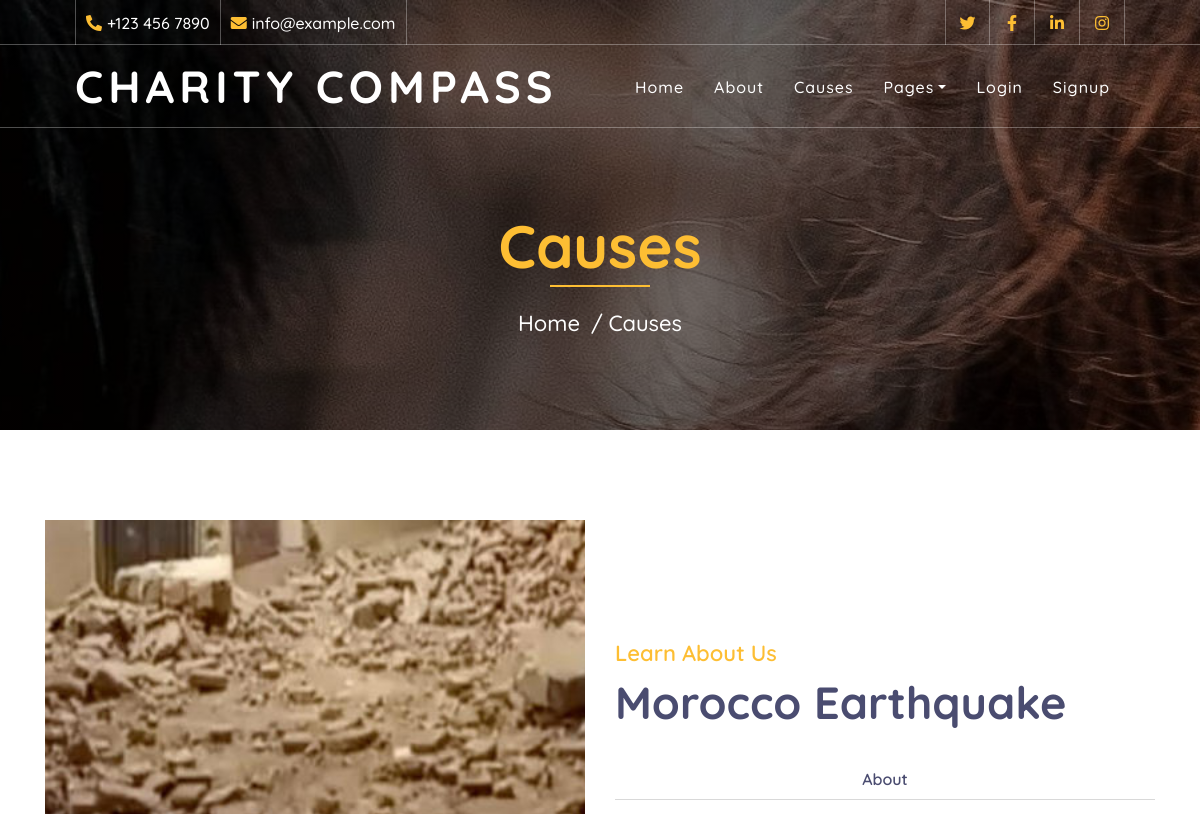
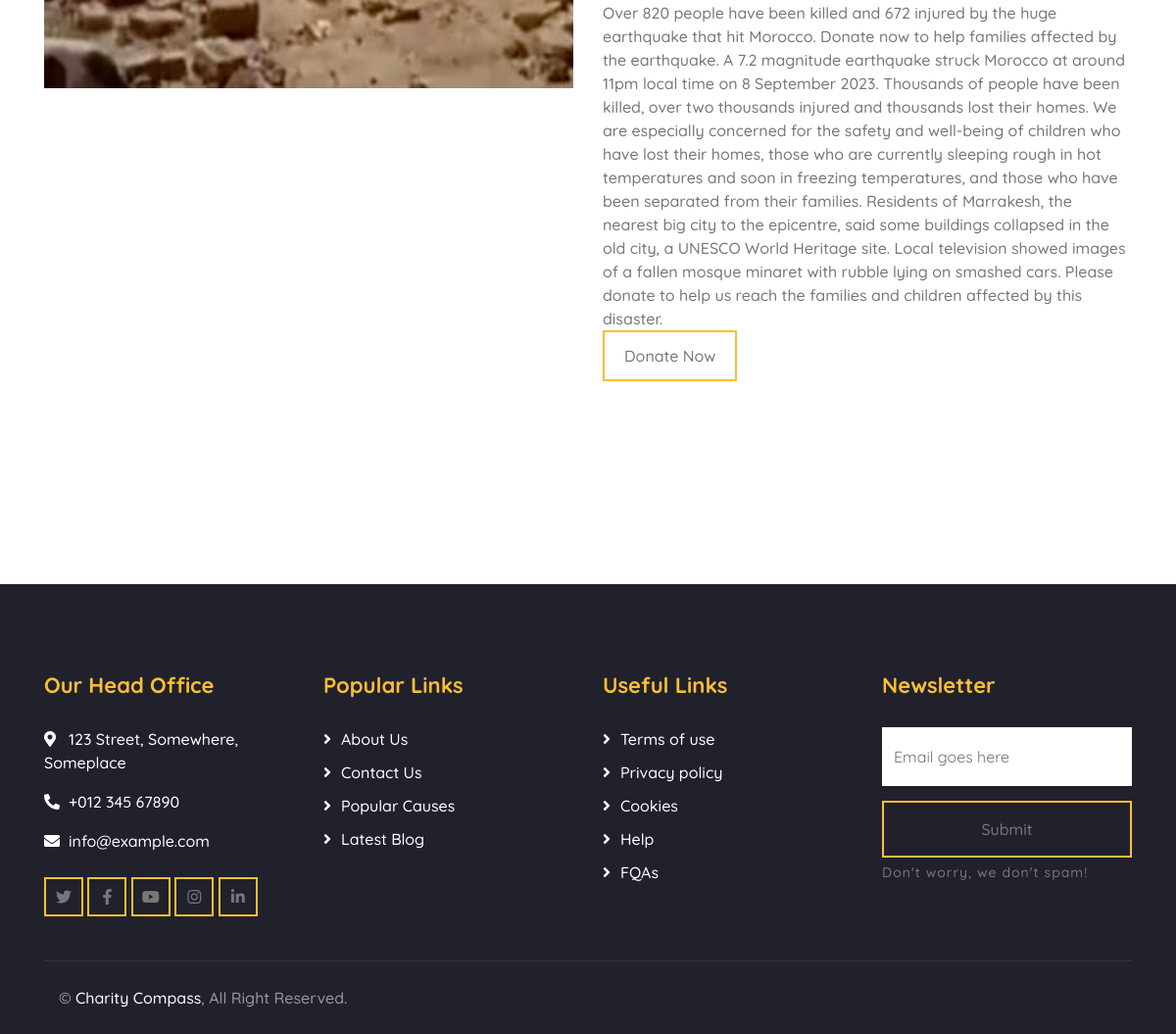
Page /campagne/morocco-earthquake/ on the committed database (2 pictures, top to bottom).
### campagne/models.py (models this page shows, shortened)
class Campagne(models.Model):
    charity_number = models.CharField(max_length=50)
    slug = models.SlugField()
    nom = models.CharField(max_length=100)
    histoire = models.TextField()
    montant = models.DecimalField(max_digits=6, decimal_places=2, default=0.0)
    supporteurs = models.IntegerField(max_length=100, null = True)
    thumbnail = models.ImageField(default='default.png', blank=True)
    fundraiser = models.ForeignKey(User, on_delete=models.CASCADE, default=None)

### campagne/views.py (the view)
# urls.py: re_path(r'^(?P<slug>[\w-]+)/$', views.campagne_detail, name="detail"),
def campagne_detail(request, slug):
    campagne = Campagne.objects.get(slug=slug)
    return render(request, 'campagne/campagne_detail.html', { 'campagne': campagne })

### campagne/templates/campagne/campagne_detail.html
{% extends 'base.html'%}
{% block content %}
        <div class="page-header">
            <div class="container">
                <div class="row">
                    <div class="col-12">
                        <h2>Causes</h2>
                    </div>
                    <div class="col-12">
                        <a href="{% url 'home' %}">Home</a>
                        <a href="{% url 'campagne:campagne_list' %}">Causes</a>
                    </div>
                </div>
            </div>
        </div>
        <div class="about">
            <div class="container">
                <div class="row align-items-center">
                    <div class="col-lg-6">
                        <div class="about-img" data-parallax="scroll" data-image-src="{{ campagne.thumbnail.url}}"></div>
                    </div>
                    <div class="col-lg-6">
                        <div class="section-header">
                            <p>Learn About Us</p>
                            <h2>{{ campagne.nom }}</h2>
                        </div>
                        <div class="about-tab">
                            <ul class="nav nav-pills nav-justified">
                                <li class="nav-item">
                                    <a class="nav-link" data-toggle="pill" href="#tab-content-1">About</a>
                                </li>
                            </ul>
                            <div class="tab-content">
                                <div id="tab-content-1" class="container tab-pane active">
                                    {{campagne.histoire}}
                                    <div class="carousel-btn">
                                        <a class="btn btn-custom" href="">Donate Now</a>
                                    </div>
                                </div>
                            </div>
                        </div>
                    </div>
                </div>
            </div>
        </div>
{% endblock %}

### assets/styles.css (style rules this page uses)
body { color: #777777; font-weight: 500; background: #ffffff; font-family: 'Quicksand', sans-serif; }
h1, h2, h3, h4, h5, h6 { color: #4a4c70; }
a { color: #4a4c70; transition: .3s; }
.btn.btn-custom { padding: 12px 20px; text-align: center; font-size: 16px; font-weight: 500; color: #777777; border-radius: 0; border: 2px solid #FDBE33; box-shadow: inset 0 0 0 0 #FDBE33; transition: ease-out 0.3s; -webkit-transition: ease-out 0.3s; -moz-transition: ease-out 0.3s; }
.page-header { position: relative; margin-bottom: 45px; padding: 210px 0 90px 0; text-align: center; background: linear-gradient(rgba(0, 0, 0, .5), rgba(0, 0, 0, .5)), url(/static/img/page-header.jpg); background-attachment: fixed; background-position: center; background-repeat: no-repeat; background-size: cover; }
.page-header h2 { position: relative; color: #FDBE33; font-size: 60px; font-weight: 700; margin-bottom: 20px; padding-bottom: 5px; }
.page-header h2::after { position: absolute; content: ""; width: 100px; height: 2px; left: calc(50% - 50px); bottom: 0; background: #FDBE33; }
.page-header a { position: relative; padding: 0 12px; font-size: 22px; color: #ffffff; }
.page-header a::after { position: absolute; content: "/"; width: 8px; height: 8px; top: -2px; right: -7px; text-align: center; color: #ffffff; }
.page-header a:last-child::after { display: none; }
.section-header { position: relative; width: 100%; max-width: 700px; margin: 0 auto 45px auto; }
.section-header p { margin-bottom: 5px; position: relative; font-size: 22px; font-weight: 600; text-transform: capitalize; color: #FDBE33; }
.section-header h2 { margin: 0; font-size: 45px; font-weight: 700; }
.about { position: relative; width: 100%; padding: 45px 0; }
.about .section-header { margin-bottom: 30px; margin-left: 0; }
.about .about-img { width: 100%; height: 100vh; }
.about .about-tab { width: 100%; }
.about .about-tab .nav.nav-pills .nav-link { padding: 8px; font-weight: 600; background: none; border-radius: 0; border-bottom: 1px solid rgba(0, 0, 0, .15); transition: none; }
.about .about-tab .tab-content { padding: 15px 0 0 0; background: transparent; }
.about .about-tab .tab-content .container { padding: 0; }

### rows in the picture
Campagne: nom "Morocco Earthquake", histoire "Over 820 people have been killed and 672 injured by the huge earthquake that hit Morocco. Donate now to help families affected by the earthquake. A 7.2 magnitude earthquake struck Morocco at around 11pm local time on 8 September 2023. Thousands of people have been killed, over two thousands injured and thousands lost their homes. We are especially concerned for the safety and well-being of children who have lost their homes, those who are currently sleeping rough in hot temperatures and soon in freezing temperatures, and those who have been separated from their families. Residents of Marrakesh, the nearest big city to the epicentre, said some buildings collapsed in the old city, a UNESCO…"
